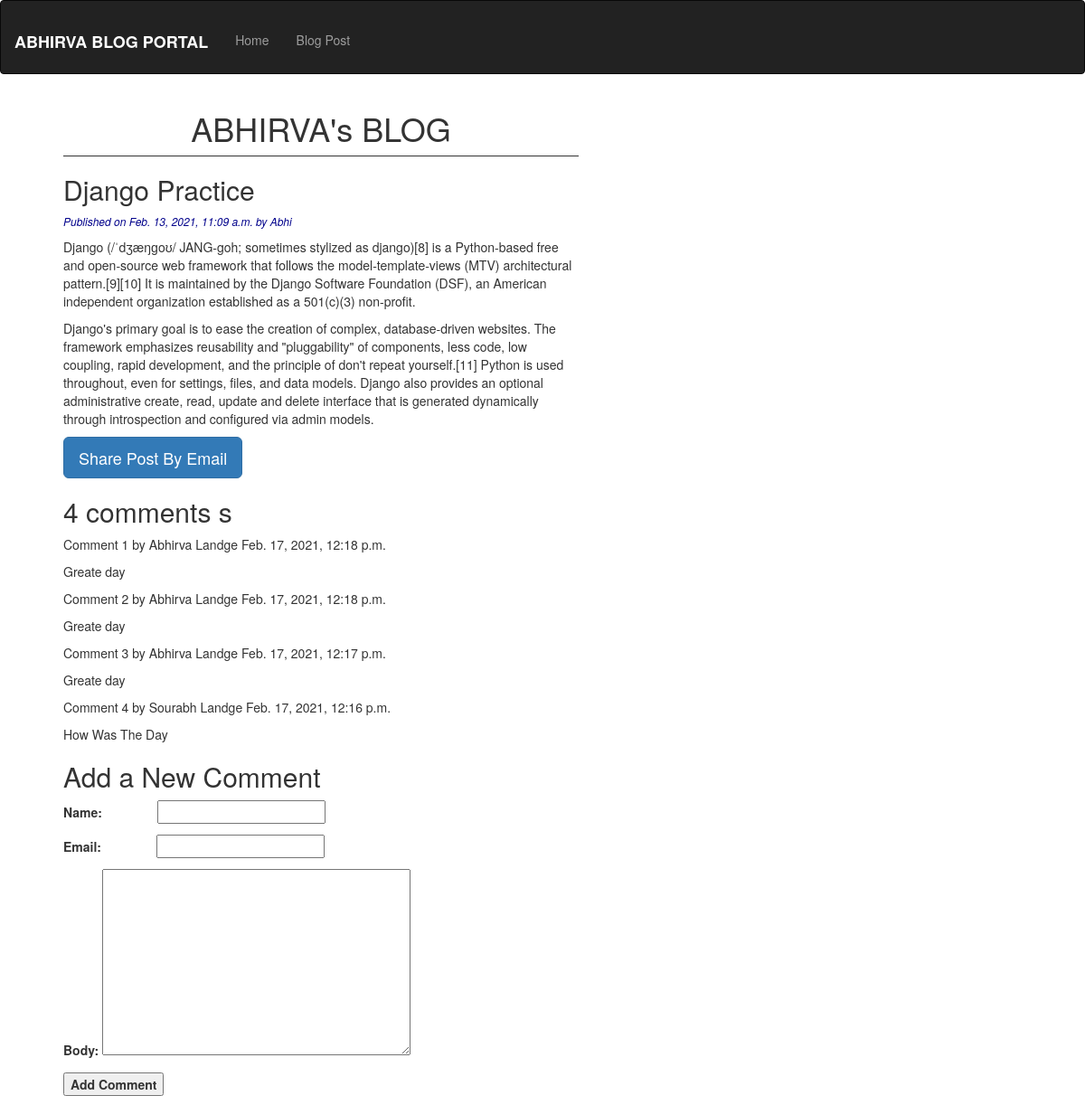
Screenshot of /2021/2/13/django-practice/ with the database file from the repository.
### blogApp/models.py (models this page shows, shortened)
class Post(models.Model):
    STATUS_CHOICES = (('draft','Draft'),('published','Published'))
    title = models.CharField(max_length=256)
    slug_field = models.SlugField(max_length=256,unique_for_date='publish')
    author = models.ForeignKey(User, related_name='blog_posts',on_delete=models.CASCADE)
    body = models.TextField()
    publish = models.DateTimeField(default=timezone.now)
    created = models.DateTimeField(auto_now_add=True)
    updated = models.DateTimeField(auto_now=True)
    status = models.CharField(max_length=10,choices=STATUS_CHOICES,default='draft')
    object = CustomManager()
    class Meta:
        ordering=('-publish',)

class Comment(models.Model):
    post = models.ForeignKey(Post,related_name='comments',on_delete=models.CASCADE)
    name = models.CharField(max_length=30)
    email = models.EmailField()
    body = models.TextField()
    created = models.DateTimeField(auto_now_add=True)
    updated = models.DateTimeField(auto_now=True)
    active = models.BooleanField(default=True)
    class Meta:
        ordering = ('-created',)

### blogApp/views.py (the view)
# urls.py: path('<int:year>/<int:month>/<int:day>/<slug:post>/', views.post_detail_view, name='post_detail'),
def post_detail_view(request,year,month,day,post):
    post=get_object_or_404(Post,slug_field=post,
                                status='published',
                                publish__year=year,
                                publish__month=month,
                                publish__day=day)
    comments=post.comments.filter(active=True)
    new_comment=None
    if request.method=='POST':
        form=CommentForm(data=request.POST)
        if form.is_valid():
            new_comment=form.save(commit=False)
            new_comment.post=post
            new_comment.save()
    else:
        form=CommentForm()
    return render(request, 'post_detail.html', {'post':post, 'form':form, 'comments':comments, 'new_comment':new_comment})

### blogApp/forms.py
class CommentForm(forms.ModelForm):
    class Meta:
        model = Comment
        fields = ('name', 'email', 'body')

### blogApp/models.py (called while the page is built)
    def get_queryset(self):
        return super().get_queryset().filter(status='published')

### templates/post_detail.html (shortened to what this page needs)
<!DOCTYPE html>
{% extends 'base.html' %}
    {% block content %}
        <h1>ABHIRVA's BLOG</h1>
            <h2>{{ post.title }}</h2>
            <p id="date">Published on {{ post.publish }} by {{ post.author|title }}</p>
            {{ post.body|linebreaks }}
        <a href="{% url 'post_share' post.id %}" class="btn btn-primary btn-lg">Share Post By Email</a>
      <div>  {% with comments.count as total_comments %}
            <h2>
            {{ total_comments }} comments {{ total_comments|pluralize }}
            </h2>
        {% endwith %}
        {% for comment in comments %}
        <div class="comment">
        <p class="info">
            Comment {{ forloop.counter }} by {{ comment.name }} {{ comment.created }}
        </p>
        {{ comment.body|linebreaks }}
        </div>
            {% empty %}
            <p>There Are NO Comments Yet.</p>
        {% endfor %}
        {% if new_comment %}
        <h2>Your Comment has been added</h2>
            {% else %}
            <h2>Add a New Comment</h2>
            <form method="post">
            {{ form.as_p }}
            <p><input type="submit" value="Add Comment"></p>
            </form>
        {% endif %}
      </div>
    {% endblock %}

### templates/base.html (shortened to what this page needs)
<!DOCTYPE html>
{% load static %}
<html lang="en">
<head>
    <link rel="stylesheet" href="https://maxcdn.bootstrapcdn.com/bootstrap/3.3.7/css/bootstrap.min.css"
>
    <link rel="stylesheet" href="{% static 'css/style.css' %}">
</head>
<body>
<nav class="navbar navbar-default navbar-inverse">
  <div class="container-fluid">
    <div class="navbar-header">
        <h2 class="navbar-brand" style="color: white;font-weight: bold" href="#">ABHIRVA BLOG PORTAL</h2>
    </div>
    <div style="margin-top: 18px">
        <ul class="nav navbar-nav">
          <li class="nav-item"><a class="nav-link active" href="#">Home</a></li>
          <li class="nav-item"><a class="nav-link" href="#">Blog Post</a></li>
        </ul>
    </div>
  </div>
</nav>
    <div class="content">
        {% block content %}{% endblock %}
    </div>
</body>
</html>

### static/css/style.css (style rules this page uses)
.content { width: 50%; float: left; background-color: white; padding: 0 0 0 30px; margin-left: 40px; height: 100%; }
h1 { text-align: center; border-bottom: 1px solid; padding-bottom: 10px; }
body { background-color: white; }
#date { font-size: 12px; font-style: italic; color: darkblue; }
#id_name { margin-left: 10%; }
#id_email { margin-left: 10%; }
form { font-weight: bold; }

### rows the page displays
Post: title "Django Practice", publish "Feb. 13, 2021, 11:09 a.m.", author "Abhi", body "Django (/ˈdʒæŋɡoʊ/ JANG-goh; sometimes stylized as django)[8] is a Python-based free and open-source web framework that follows the model-template-views (MTV) architectural pattern.[9][10] It is maintained by the Django Software Foundation (DSF), an American independent organization established as a 501(c)(3) non-profit. Django's primary goal is to ease the creation of complex, database-driven websites. The framework emphasizes reusability and \"pluggability\" of components, less code, low coupling, rapid development, and the principle of don't repeat yourself.[11] Python is used throughout, even for settings, files, and data models. Django also provides an optional administrative create,…"
Comment: name "Abhirva Landge", created "Feb. 17, 2021, 12:18 p.m.", body "Greate day"
Comment: name "Abhirva Landge", created "Feb. 17, 2021, 12:18 p.m.", body "Greate day"
Comment: name "Abhirva Landge", created "Feb. 17, 2021, 12:17 p.m.", body "Greate day"
Comment: name "Sourabh Landge", created "Feb. 17, 2021, 12:16 p.m.", body "How Was The Day"

### other values shown
{{ total_comments }} "4"
